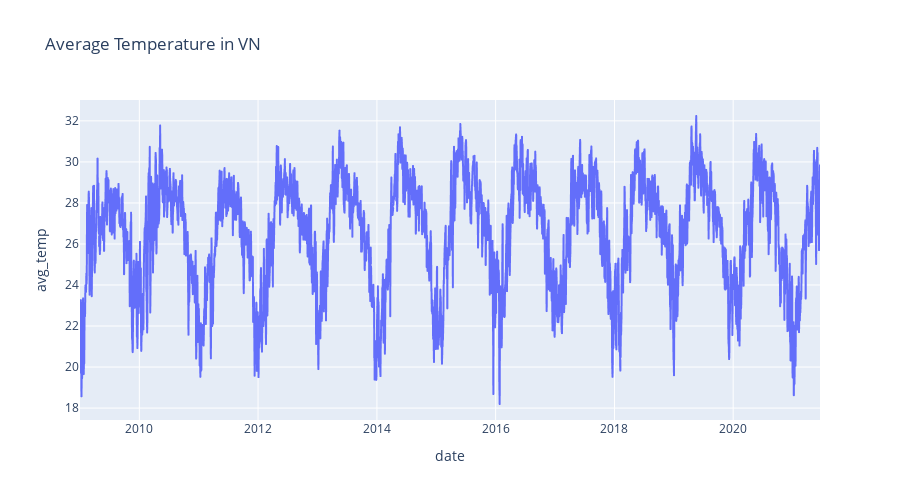

The cell this chart's notebook holds for it:
### Markdown cell above
Vẽ biểu đồ thể hiện nhiệt độ trung bình của khu vực xuất hiện trong dữ liệu

### Code cell
fig = px.line(df_grouped, x="date", y="avg_temp", title='Average Temperature in Data', height=500)

fig.show()

### Figure 1 — Plotly figure (JSON) as saved in the notebook; plotly's stock layout.template omitted (floating-point values rounded to 4 significant figures; data arrays with more than 128 entries replaced by an {"elided": "..."} marker saying what was removed)
{"data": [{"hovertemplate": "date=%{x}<br>avg_temp=%{y}<extra></extra>", "legendgroup": "", "line": {"color": "#636efa", "dash": "solid"}, "marker": {"symbol": "circle"}, "mode": "lines", "name": "", "showlegend": false, "type": "scattergl", "x": {"elided": "4549 str values"}, "xaxis": "x", "y": {"elided": "4549 float values"}, "yaxis": "y"}], "layout": {"height": 500, "legend": {"tracegroupgap": 0}, "title": {"text": "Average Temperature in VN"}, "xaxis": {"anchor": "y", "domain": [0, 1], "title": {"text": "date"}}, "yaxis": {"anchor": "x", "domain": [0, 1], "title": {"text": "avg_temp"}}}}
